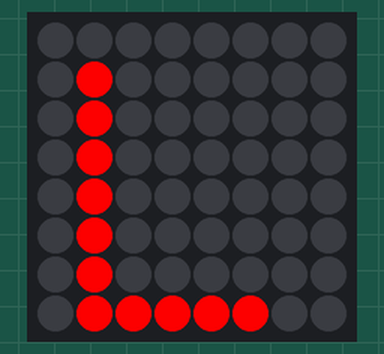
Recording of a program running on a simulated Raspberry Pi (BCM pin numbers) with a Sense HAT. On the bench: the Sense HAT's 8×8 RGB LED matrix. At 5.0 s the program stops and its outputs stay as they are.

Above: at 0.1 s.
At 1.1 s:
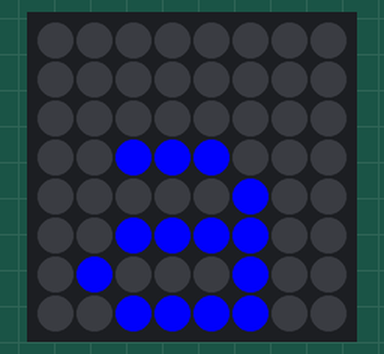
At 2.1 s:
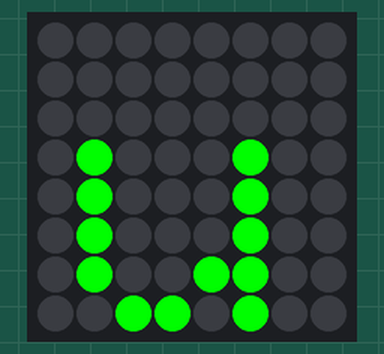
At 3.1 s:
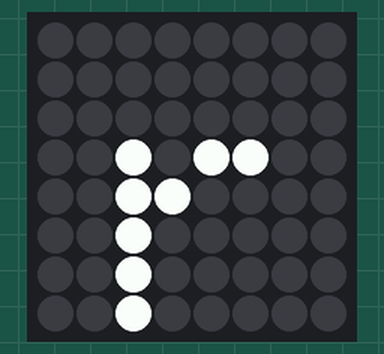
At 4.1 s:
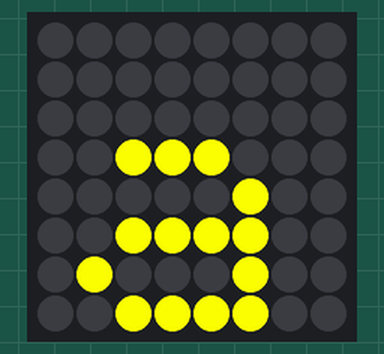

The program:

sensehat_letter_Laura.py
```python
from sense_hat import SenseHat  # To import the SenseHat function.
from time import sleep          # To import the sleep function.

sense = SenseHat()              # Assign the variable sense with the
                                # SenseHat function.

red = (255, 0, 0)
blue = (0, 0, 255)
green = (0, 255, 0)
white = (255, 255, 255)
yellow = (255, 255, 0)

sense.show_letter("L", red)     # From sense get the show_letter function
                                # and to display L in red.
sleep(1)                        # To call the sleep function to pause for 1 sec.
sense.show_letter("a", blue)
sleep(1)
sense.show_letter("u", green)
sleep(1)
sense.show_letter("r", white)
sleep(1)
sense.show_letter("a", yellow)
sleep(1)
sense.clear()
```

Measured:
- what the display in image 1 shows lasts 1.0 s, from 1.0 s to 2.0 s
